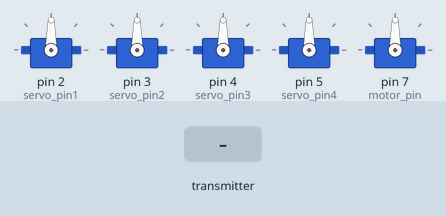
Simulated run of this sketch. Board: Arduino Uno, built with avr-gcc and run on an emulated ATmega328P. Shown: 5 × servo. Inputs (shaded band) come from the test bench. No radio packets arrive unless stated.

Above: at 1.2 s.
1.3 s: the transmitter starts sending data.0 = 0
At 2.0 s:
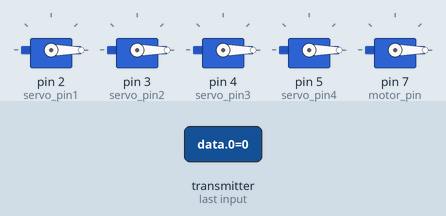
2.8 s: the transmitter starts sending data.2 = 256
At 3.1 s:
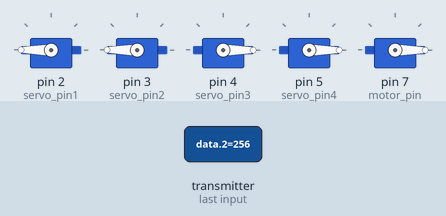
4.3 s: the transmitter starts sending data.3 = 256
At 5.4 s:
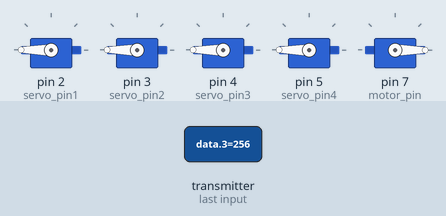
5.8 s: the transmitter starts sending data.0 = 256
At 6.6 s:
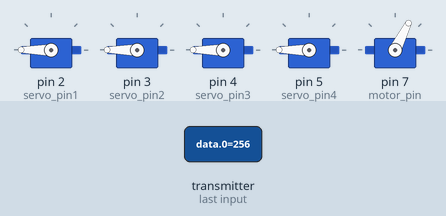
7.3 s: the transmitter starts sending data.2 = 0
At 7.7 s:
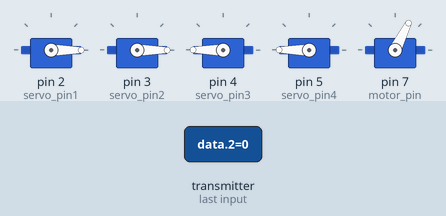
8.8 s: the transmitter starts sending data.3 = 0
At 10.1 s:
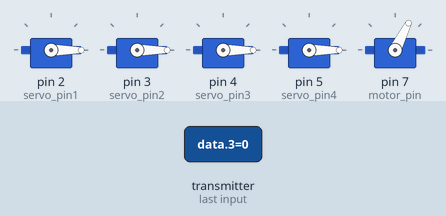
Timing chart, 0 to 11.3 s (numbered marks = the images above; inputs shaded):
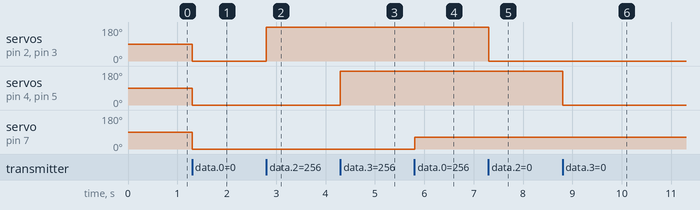

Measured:
- after the input at 1.3 s, servo on pin 2 (servo_pin1), servo on pin 3 (servo_pin2), servo on pin 4 (servo_pin3), servo on pin 5 (servo_pin4), servo on pin 7 (motor_pin): 90° → 0° at once
- after the input at 2.8 s, servo on pin 2 (servo_pin1), servo on pin 3 (servo_pin2): 0° → 180° at once
- after the input at 4.3 s, servo on pin 4 (servo_pin3), servo on pin 5 (servo_pin4): 0° → 180° at once
- after the input at 5.8 s, servo on pin 7 (motor_pin): 0° → 63° at once
- after the input at 7.3 s, servo on pin 2 (servo_pin1), servo on pin 3 (servo_pin2): 180° → 0° at once
- after the input at 8.8 s, servo on pin 4 (servo_pin3), servo on pin 5 (servo_pin4): 180° → 0° at once

The sketch:

Receiver.ino
```cpp
#include <nRF24L01.h>
#include <RF24.h>
#include <Servo.h>

RF24 radio(9, 10); // creating a RF object and assigning CE and CSN pins to 9 and 10
const byte address[6] = "00001";  // this address is unique, it should be the same at the transmitter and receiver

// every servo motor needs a Servo object

Servo servo1; // first servo object
Servo servo2; // second servo object
Servo servo3; // third servo object
Servo servo4; // fourth servo object

Servo motor1;


int servo_pin1 = 2; // first servo pin
int servo_pin2 = 3; // second servo pin
int servo_pin3 = 4; // third servo pin
int servo_pin4 = 5; // fourth servo pin
int motor_pin = 7; // throttle pin


void setup() {

  Serial.begin(9600);
  radio.begin();  // begin the operation of the chip (NRF24L01 module)
  radio.openReadingPipe(0, address);  // open a pipe for reading
  radio.setPALevel(RF24_PA_MIN); // @ref RF24_PA_MIN (0) | -18 dBm | -6 dBm | -12 dBm |
  radio.startListening(); // starts lestining on the pipe that was opened for reading

  servo1.attach(servo_pin1); // attach first servo
  servo2.attach(servo_pin2); // attach second servo
  servo3.attach(servo_pin3); // ...
  servo4.attach(servo_pin4); // ...
  motor1.attach(motor_pin);


}

void loop() {

  // checks if there are bytes available to read
 if (radio.available()) {

    int data[5]; // create data array with four elements
    radio.read(&data, sizeof(data)); // read data via NRF24L01

    int motor_speed = data[0];

    int servo_angle1 = data[2]; // moves the flaps with y-axis of R joystick
    int servo_angle2 = data[2]; // moves the flaps with y-axis of R joystick - left flap

    int servo_angle3 = data[3]; // moves the ruddervators with x-axis of R joystick - right ruddervator
    int servo_angle4 = data[3]; // moves the ruddervators with x-axis of R joystick


    int mapped_motor_speed = map(motor_speed, 0, 1023, 0, 255); // maps joystick value to a value between 0 and 180


    servo1.write(servo_angle1); // move first servo to angle
    servo2.write(servo_angle2 ); // move second servo to angle
    servo3.write(servo_angle3); // move third servo to angle
    servo4.write(servo_angle4); // move fourth servo to angle


    motor1.write(mapped_motor_speed); // controls the speed of the brushless motor


  }
}
```
